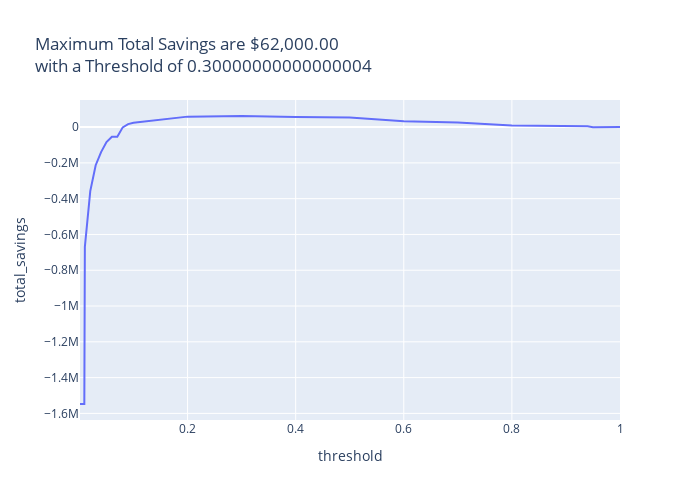

Notebook code cell kept with this figure:
### Code cell
plot_savings_by_threshold(test_savings_df)

### Figure 1 — Plotly figure (JSON) as saved in the notebook; plotly's stock layout.template omitted (floating-point values rounded to 4 significant figures)
{"data": [{"hovertemplate": "threshold=%{x}<br>total_savings=%{y}<extra></extra>", "legendgroup": "", "line": {"color": "#636efa", "dash": "solid"}, "marker": {"symbol": "circle"}, "mode": "lines", "name": "", "orientation": "v", "showlegend": false, "type": "scatter", "x": [0.001, 0.002, 0.003, 0.004, 0.005, 0.006, 0.007, 0.008, 0.009, 0.01, 0.02, 0.03, 0.04, 0.05, 0.06, 0.07, 0.08, 0.09, 0.1, 0.2, 0.3, 0.4, 0.5, 0.6, 0.7, 0.8, 0.9, 0.91, 0.92, 0.93, 0.94, 0.95, 0.96, 0.97, 0.98, 0.99, 0.99, 0.991, 0.992, 0.993, 0.994, 0.995, 0.996, 0.997, 0.998, 0.999, 0.9991, 0.9992, 0.9993, 0.9994, 0.9995, 0.9996, 0.9997, 0.9998, 0.9999, 1.0], "xaxis": "x", "y": [-1547500, -1547500, -1547500, -1547500, -1547500, -1547500, -1547500, -1547500, -1547500, -669000, -357500, -213000, -140000, -83500, -53500, -53500, -1500, 16500, 24500, 58500, 62000, 57000, 53500, 32000, 25000, 8500, 4500, 4500, 4500, 4500, 4500, -500, -500, -500, 0, 0, 0, 0, 0, 0, 0, 0, 0, 0, 0, 0, 0, 0, 0, 0, 0, 0, 0, 0, 0, 0], "yaxis": "y"}], "layout": {"height": 500, "legend": {"tracegroupgap": 0}, "title": {"text": "Maximum Total Savings are $62,000.00<br>with a Threshold of 0.30000000000000004"}, "width": 700, "xaxis": {"anchor": "y", "domain": [0, 1], "title": {"text": "threshold"}}, "yaxis": {"anchor": "x", "domain": [0, 1], "title": {"text": "total_savings"}}}}
